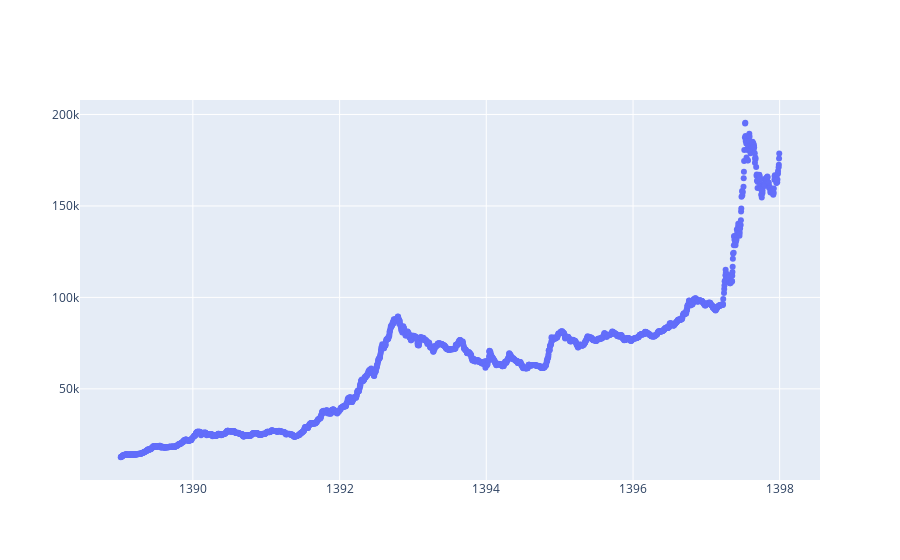

Here is the notebook cell this chart was saved with:
### Code cell
data = go.Scatter(x=Overall_Index.index, y=Overall_Index.Overall_Index,mode='markers')
layout = go.Layout(calendar='jalali')
fig = go.Figure(data=data, layout=layout)
plotly.offline.iplot(fig)

### Figure 1 — Plotly figure (JSON) as saved in the notebook; plotly's stock layout.template omitted (floating-point values rounded to 4 significant figures; data arrays with more than 128 entries replaced by an {"elided": "..."} marker saying what was removed)
{"data": [{"mode": "markers", "type": "scatter", "x": {"elided": "2178 str values"}, "y": {"elided": "2178 float values"}}], "layout": {"calendar": "jalali"}}
